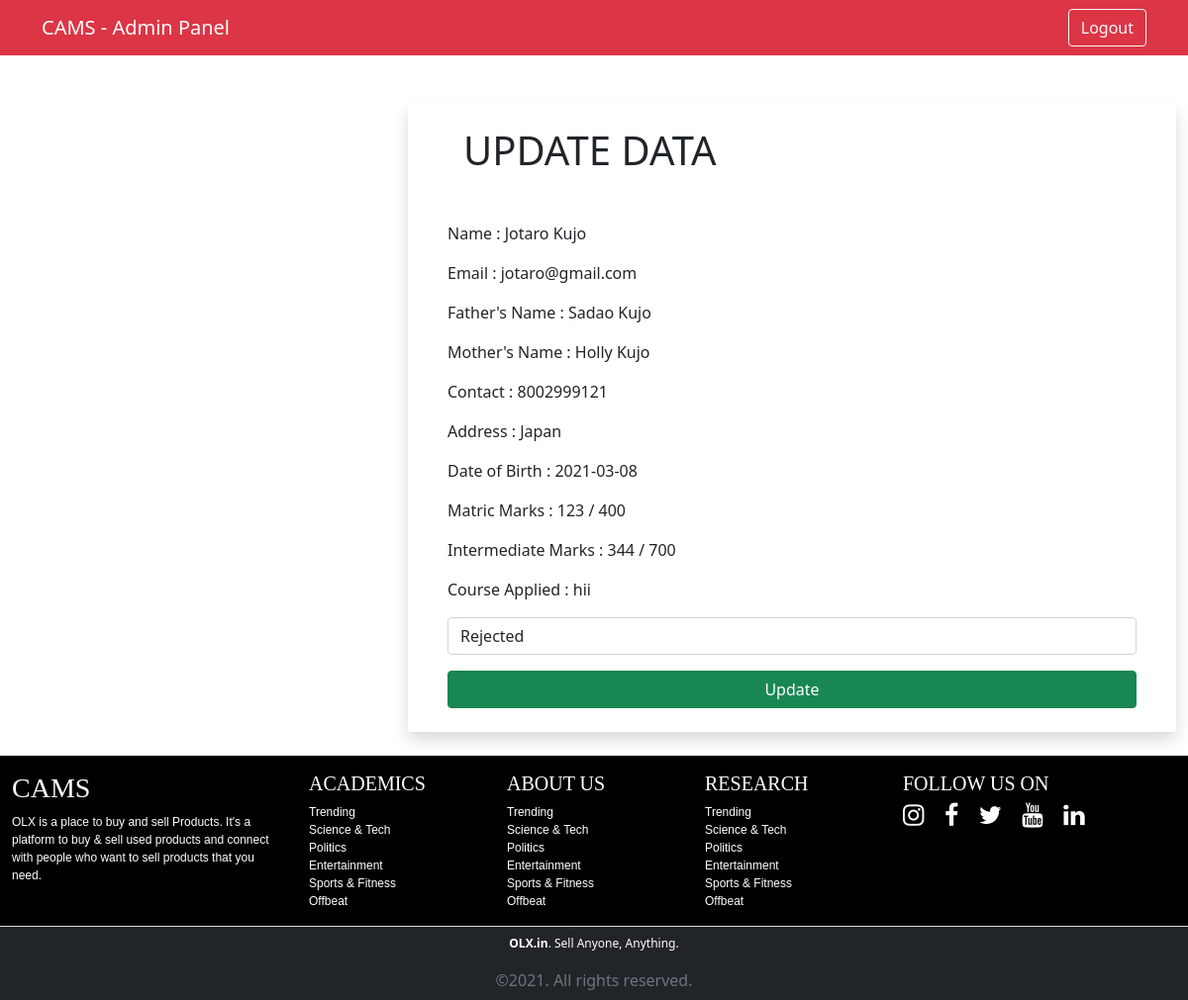
The app's page /admin/update_app.php?id=2 (signed in) with its own data.
### tables this page shows
CREATE TABLE `student_apply` (
  `s_id` int(11) NOT NULL,
  `user_id` int(11) NOT NULL,
  `s_f_name` varchar(100) NOT NULL,
  `s_l_name` varchar(100) NOT NULL,
  `father_name` varchar(100) NOT NULL,
  `mother_name` varchar(100) NOT NULL,
  `s_contact` varchar(50) NOT NULL,
  `s_email` varchar(100) NOT NULL,
  `s_dob` varchar(100) NOT NULL,
  `s_address` varchar(255) NOT NULL,
  `s_course` varchar(100) NOT NULL,
  `metric_marks` int(11) NOT NULL,
  `metric_fullmarks` int(11) NOT NULL,
  `inter_marks` int(11) NOT NULL,
  `inter_fullmarks` int(11) NOT NULL,
  `date_of_apply` timestamp NOT NULL DEFAULT current_timestamp(),
  `form_status` tinyint(4) NOT NULL
);

### include/config.php (called while the page is built, shortened)
<?php
    class Work{
        private $host = "localhost";
        private $username = "root";
        private $password = "";
        private $database = "cams";
        private $connect;
        public function __construct(){
            $this->connect = new mysqli($this->host, $this->username, $this->password, $this->database);
            if(mysqli_connect_error()){
                trigger_error("Databse Connection Failed".mysqli_connect_error());
            }
            else{
                return $this->connect;
            }
        }
        public function select($query){
            $run = $this->connect->query($query);
            $array = [];
            if($run->num_rows > 0){
                while($row = $run->fetch_assoc()){
                    $array[] = $row;
                }
                return $array;
            }
            else{
                echo "No records found";
                return $array;
            }
        }
    }
    $cams = new Work();
?>

### admin/update_app.php (the view, shortened to what this page needs)
<?php include "../include/config.php";
?>
<!DOCTYPE html>
<html lang="en">
<head>
<link href="https://cdn.jsdelivr.net/npm/bootstrap@5.0.0-beta2/dist/css/bootstrap.min.css" rel="stylesheet">
<link rel="stylesheet" href="https://cdnjs.cloudflare.com/ajax/libs/font-awesome/4.7.0/css/font-awesome.min.css">
<link rel="stylesheet" href="https://cdn.jsdelivr.net/npm/bootstrap-icons@1.4.0/font/bootstrap-icons.css">
</head>
<body>
<nav class="navbar navbar-expand-lg navbar-dark bg-danger">
    <div class="container">
    <a href="" class="navbar-brand">CAMS - Admin Panel</a>
        <ul class="navbar-nav ms-auto">
            <li class="nav-item"><a href="admin_logout.php" class="btn btn-outline-light">Logout</a></li>
        </ul>
    </div>
    </nav>
<div class="container-fluid mt-5">
    <div class="row">
        <div class="col-lg-4">
        </div>
        <div class="col-lg-8">
            <div class="card px-4 py-2 shadow border-0">
                <div class="card-body">
                <h1 class="mx-3 mb-5">UPDATE DATA</h1>
                <?php
                    $edit_id = $_GET['id'];
                    $calling = $cams->select("SELECT * FROM student_apply WHERE s_id='$edit_id'");
                    foreach($calling as $yo):
                ?>
                                 <p>Name : <?= $yo['s_f_name'];?> <?= $yo['s_l_name'];?></p>
                                 <p>Email : <?= $yo['s_email'];?></p>
                                 <p>Father's Name : <?= $yo['father_name'];?></p>
                                 <p>Mother's Name : <?= $yo['mother_name'];?></p>
                                 <p>Contact : <?= $yo['s_contact'];?></p>
                                 <p>Address : <?= $yo['s_address'];?></p>
                                 <p>Date of Birth : <?= $yo['s_dob'];?></p>
                                 <p>Matric Marks : <?= $yo['metric_marks'];?> / <?= $yo['metric_fullmarks'];?></p>
                                 <p>Intermediate Marks : <?= $yo['inter_marks'];?> / <?= $yo['inter_fullmarks'];?></p>
                                 <p>Course Applied : <?= $yo['s_course'];?></p>
                        <form action="" method="post">
                        <div class="mb-3">
                            <select name="form_status" class="form-control" id="" value="<?= $yo['form_status'];?>">
                                    <?php
                                        if($yo['form_status']==0):
                                    ?>
                                    <option value="0" selected dislabled>Pending</option>
                                    <option value="1">Approved</option>
                                    <option value="2">Rejected</option>
                                    <?php elseif($yo['form_status']==1): ?>
                                        <option value="0" >Pending</option>
                                    <option value="1" selected dislabled>Approved</option>
                                    <option value="2">Rejected</option>
                                    <?php elseif($yo['form_status']==2): ?>
                                    <option value="2" selected dislabled>Rejected</option>
                                    <?php endif; ?>
                            </select>
                        </div>
                            <div class="d-grid gap-2">
                                <input type="submit" value="Update" name="edit_app" class="btn btn-success">
                            </div>
                        </form>
                    <?php endforeach; ?>
                </div>
            </div>
        </div>
    </div>
</div>
<?php include "../include/footer.php"; ?>

### records on screen
student_apply: s_f_name "Jotaro", s_l_name "Kujo", s_email "jotaro@gmail.com", father_name "Sadao Kujo", mother_name "Holly Kujo", s_contact "8002999121", s_address "Japan", s_dob "2021-03-08", metric_marks "123", metric_fullmarks "400", inter_marks "344", inter_fullmarks "700", s_course "hii", form_status "Rejected"
